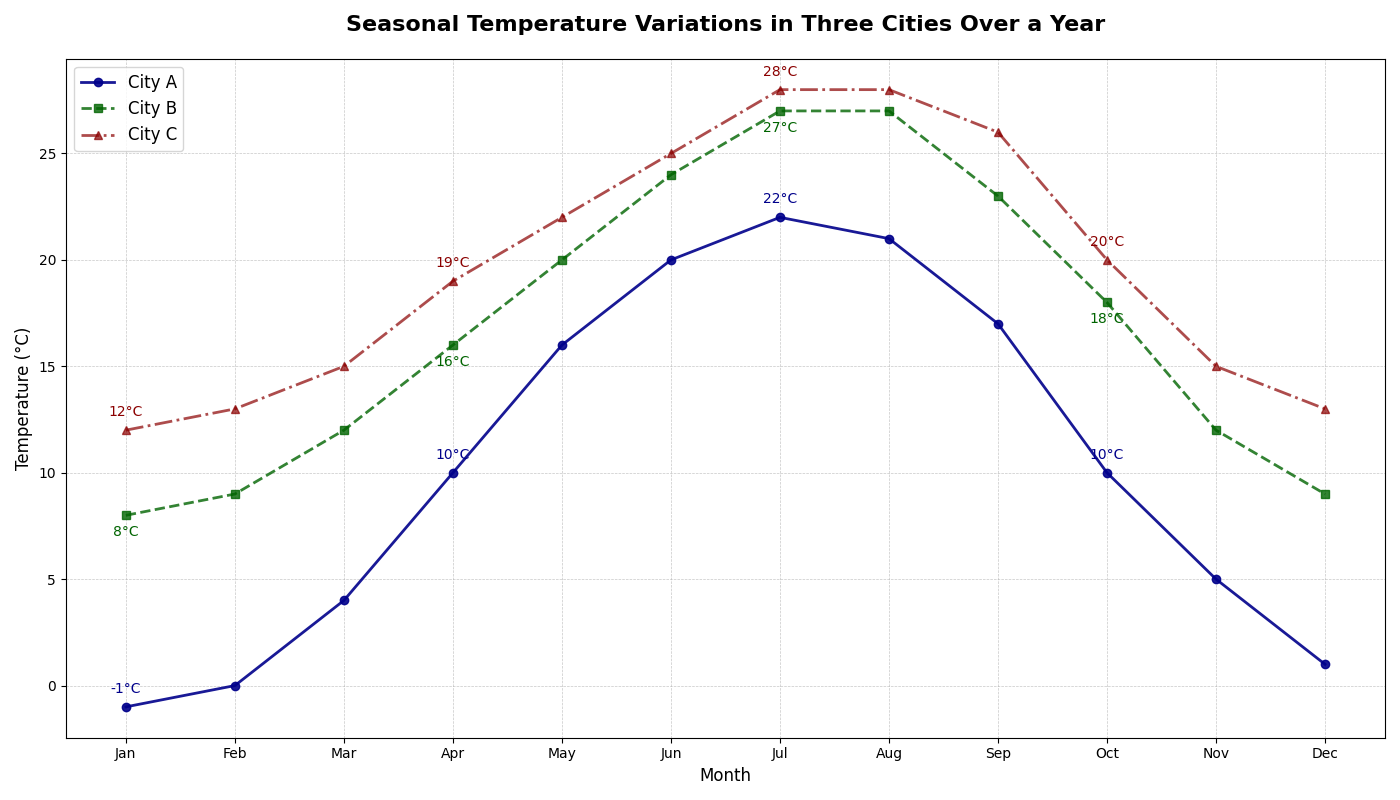

Reproduce this figure in Python.
import matplotlib.pyplot as plt
import numpy as np

# Backstory: We are plotting the temperature variation in three different cities over a year, 
# focusing particularly on seasonal changes.

# Data for the chart
months = np.arange(1, 13)
city1_temps = [-1, 0, 4, 10, 16, 20, 22, 21, 17, 10, 5, 1]  # Temperatures in City A in Celsius
city2_temps = [8, 9, 12, 16, 20, 24, 27, 27, 23, 18, 12, 9]  # Temperatures in City B in Celsius
city3_temps = [12, 13, 15, 19, 22, 25, 28, 28, 26, 20, 15, 13]  # Temperatures in City C in Celsius

# Create the line plot
fig, ax = plt.subplots(figsize=(14, 8))

ax.plot(months, city1_temps, marker='o', linestyle='-', color='darkblue', linewidth=2, 
        label='City A', alpha=0.9)
ax.plot(months, city2_temps, marker='s', linestyle='--', color='darkgreen', linewidth=2, 
        label='City B', alpha=0.8)
ax.plot(months, city3_temps, marker='^', linestyle='-.', color='darkred', linewidth=2, 
        label='City C', alpha=0.7)

# Annotations for significant points
for i, temp in enumerate(city1_temps):
    if i % 3 == 0:  # Annotate every third month for City A
        ax.annotate(f'{temp}°C', (months[i], temp), textcoords="offset points", xytext=(0, 10),
                    ha='center', fontsize=10, color='darkblue')
        
for i, temp in enumerate(city2_temps):
    if i % 3 == 0:  # Annotate every third month for City B
        ax.annotate(f'{temp}°C', (months[i], temp), textcoords="offset points", xytext=(0, -15),
                    ha='center', fontsize=10, color='darkgreen')
        
for i, temp in enumerate(city3_temps):
    if i % 3 == 0:  # Annotate every third month for City C
        ax.annotate(f'{temp}°C', (months[i], temp), textcoords="offset points", xytext=(0, 10),
                    ha='center', fontsize=10, color='darkred')

# Title and labels with clear information
plt.title('Seasonal Temperature Variations in Three Cities Over a Year', fontsize=16, fontweight='bold', pad=20)
plt.xlabel('Month', fontsize=12)
plt.ylabel('Temperature (°C)', fontsize=12)

# Customize x-ticks to represent months
plt.xticks(months, ['Jan', 'Feb', 'Mar', 'Apr', 'May', 'Jun', 'Jul', 'Aug', 'Sep', 'Oct', 'Nov', 'Dec'])

# Add grid for readability
plt.grid(True, linestyle='--', linewidth=0.5, alpha=0.7)

# Add legend to identify each city's data
plt.legend(loc='upper left', fontsize=12)

# Automatically adjust layout to prevent overlap
plt.tight_layout()

# Display the plot
plt.show()
